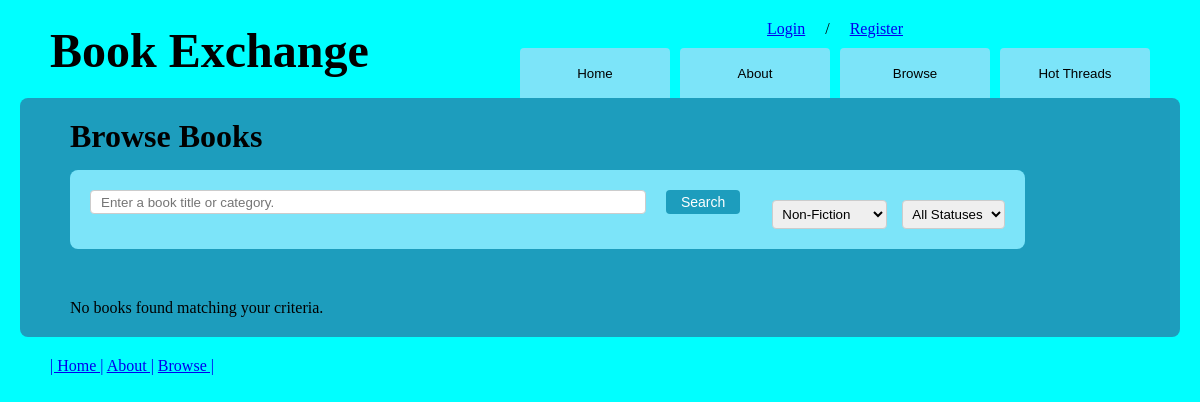
/browse.php?category=non-fiction, run on an earlier commit of the app's database.
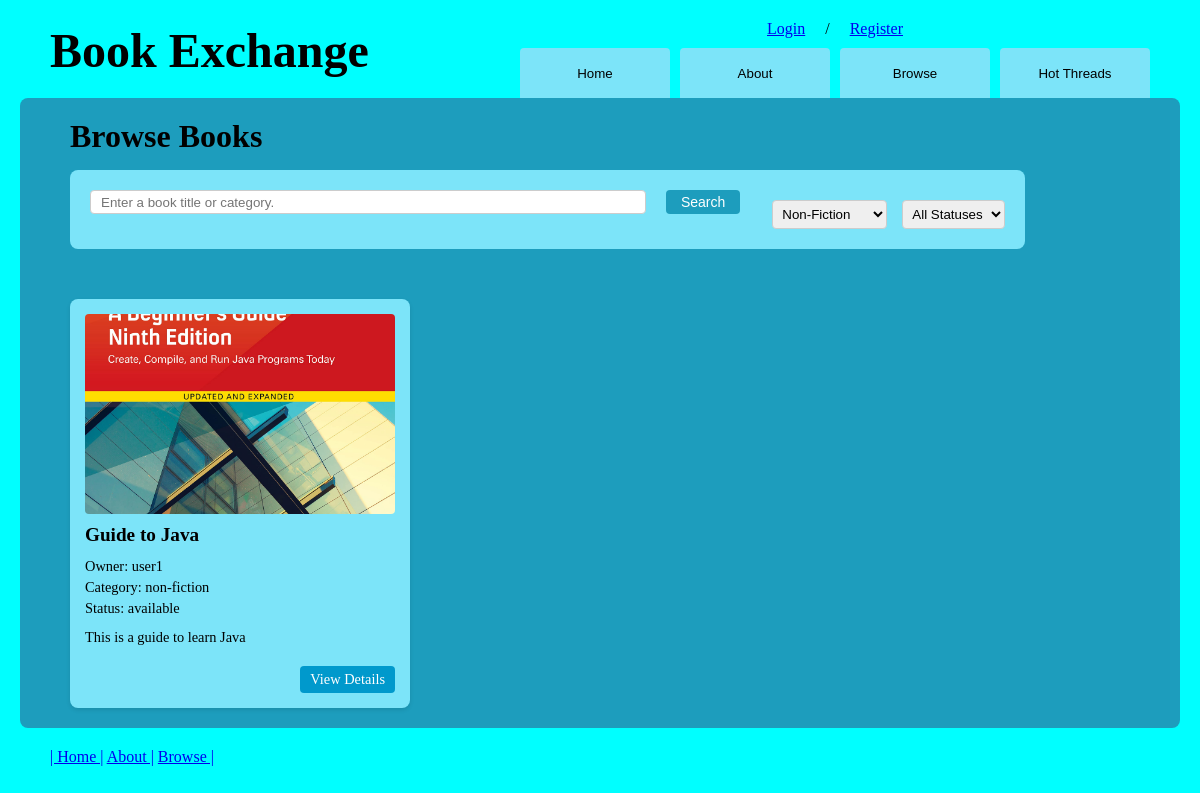
And on a later commit of the database.
### tables this page shows
CREATE TABLE `books` (
  `book_id` int(11) NOT NULL,
  `title` varchar(100) NOT NULL,
  `description` text NOT NULL,
  `category` varchar(50) NOT NULL,
  `username` varchar(25) NOT NULL,
  `cover_image` varchar(100) DEFAULT NULL,
  `status` enum('available','borrowed','reserved') DEFAULT 'available',
  `created_at` timestamp NOT NULL DEFAULT current_timestamp(),
  `updated_at` timestamp NOT NULL DEFAULT current_timestamp() ON UPDATE current_timestamp()
);

CREATE TABLE `users` (
  `username` varchar(25) NOT NULL,
  `password` varchar(25) NOT NULL,
  `email` varchar(25) NOT NULL,
  `firstname` varchar(25) NOT NULL,
  `lastname` varchar(50) NOT NULL,
  `profilepic` varchar(50) NOT NULL,
  `type` varchar(10) DEFAULT 'user'
);

### browse.php (the view, shortened to what this page needs)
<?php
include('includes/header.php');
?>
<div class="main-container">
    <h2>Browse Books</h2>
        <form id="search-form" class="browse-search-form" method="get" action="browse.php" novalidate>
            <div class="form-group">
                <input type="text" id="search" name="search" placeholder="Enter a book title or category."
                       value="<?php echo isset($_GET['search']) ? htmlspecialchars($_GET['search']) : ''; ?>">
                <button type="submit" class="submit">Search</button>
            </div>
            <div class="filter-options">
                <select name="category" id="category-filter">
                    <option value="non-fiction" <?php echo (isset($_GET['category']) && $_GET['category'] == 'non-fiction') ? 'selected' : ''; ?>>Non-Fiction</option>
                </select>
                <select name="status" id="status-filter">
                    <option value="">All Statuses</option>
                </select>
            </div>
        </form>
    <div class="books-container">
        <?php
        try {
            $pdo = new PDO(DBCONNSTRING, DBUSER, DBPASS);
            $pdo->setAttribute(PDO::ATTR_ERRMODE, PDO::ERRMODE_EXCEPTION);
            $params = [];
            $whereConditions = [];
            $sql = "SELECT b.*, u.username FROM books b
                    JOIN users u ON b.username = u.username";
            if (isset($_GET['category']) && !empty($_GET['category'])) {
                $whereConditions[] = "b.category = :category";
                $params[':category'] = $_GET['category'];
            }
            if (!empty($whereConditions)) {
                $sql .= " WHERE " . implode(' AND ', $whereConditions);
            }
            $sql .= " ORDER BY b.created_at DESC";
            $stmt = $pdo->prepare($sql);
            foreach ($params as $key => $value) {
                $stmt->bindValue($key, $value);
            }
            $stmt->execute();
            if ($stmt->rowCount() > 0) {
                echo '<div class="book-grid">';
                while ($row = $stmt->fetch(PDO::FETCH_ASSOC)) {
                    echo '<div class="book-item">';
                    if ($row['cover_image']) {
                        echo '<img src="' . htmlspecialchars($row['cover_image']) . '" alt="' . htmlspecialchars($row['title']) . '" class="book-cover">';
                    } else {
                        echo '<img src="images/book.PNG" alt="Default cover" class="book-cover">';
                    }
                    echo '<div class="book-details">';
                    echo '<h4>' . htmlspecialchars($row['title']) . '</h4>';
                    echo '<p class="book-owner">Owner: ' . htmlspecialchars($row['username']) . '</p>';
                    echo '<p class="book-category">Category: ' . htmlspecialchars($row['category']) . '</p>';
                    echo '<p class="book-status">Status: ' . htmlspecialchars($row['status']) . '</p>';
                    echo '<p class="book-description">' . htmlspecialchars(substr($row['description'], 0, 150)) .
                         (strlen($row['description']) > 150 ? '...' : '') . '</p>';
                    echo '<div class="book-actions">';
                    echo '<a href="book_detail.php?id=' . $row['book_id'] . '" class="book-view">View Details</a>';
                    echo '</div>';
                    echo '</div>';
                    echo '</div>';
                }
                echo '</div>';
            } else {
                echo '<p>No books found matching your criteria.</p>';
            }
        } catch(PDOException $e) {
            echo '<p>Error: ' . $e->getMessage() . '</p>';
        }
        ?>
    </div>
</div>
<?php
include('includes/footer.php');
?>

What changed in the data, as far as the page shows it:
added books: cover_image (picture), title "Guide to Java", username.username "user1", category "non-fiction", status "available", description "This is a guide to learn Java"
Also different on the page:
text no longer shown: "No books found matching your criteria."
